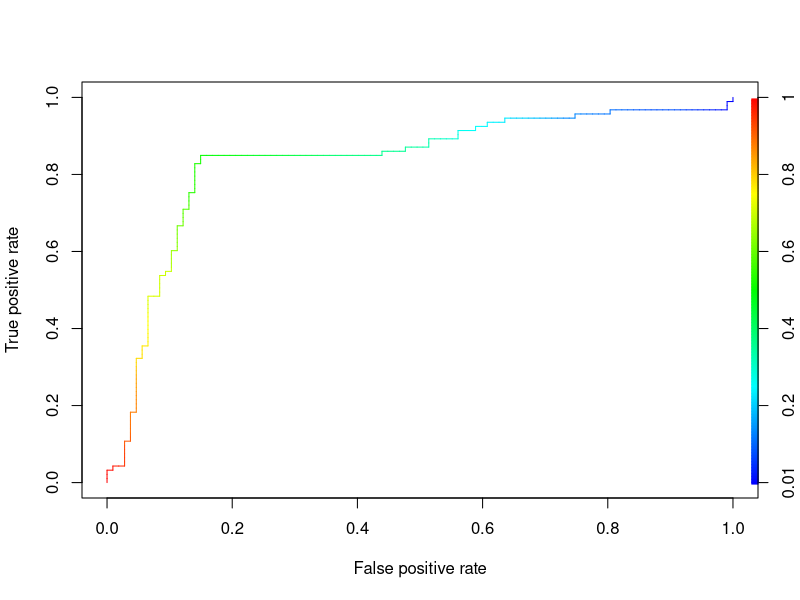
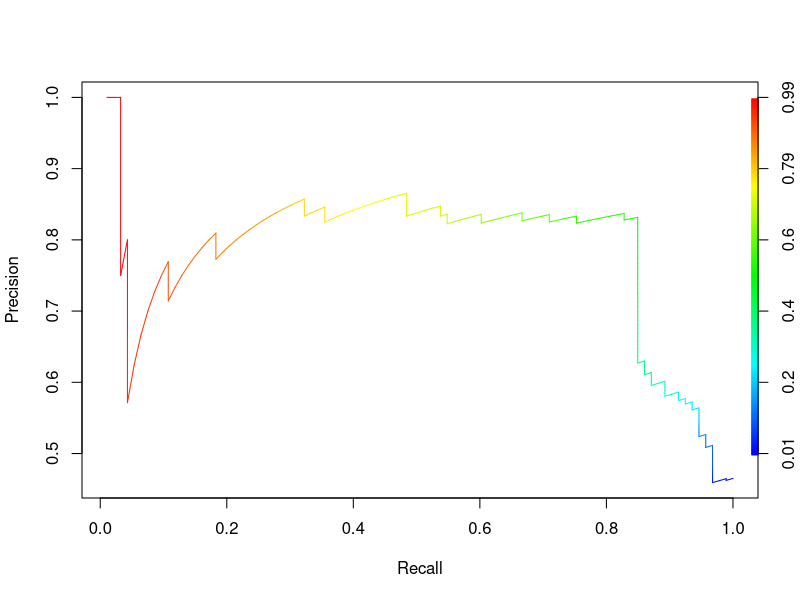

Write R code to recreate these figures, in order.
library(xtable)
library(data.table)
library(ROCR)

Fbeta <- function(p, r, B) {
  (1+B^2) * p * r  / (B^2 * p + r)
}


data(ROCR.simple)
pred <- prediction(ROCR.simple$predictions, ROCR.simple$labels)
perf <- performance(pred,"tpr","fpr")
plot(perf,colorize=TRUE)

perf <- performance(pred,"prec","rec")
plot(perf,colorize=TRUE)


prf1 = data.table(precision = c(.01,.2,.4,.6,.9), recall=c(.99,.80, .9,.62, .95) )
prf1[, F1 := round(2 * precision * recall / (precision + recall),2)]
prf1[, F05 := round(Fbeta(precision, recall, 0.5),2)]
prf1[, F2 := round(Fbeta(precision, recall, 2),2)]
prf1
xtable(prf1)

## Make fake SVM score function and class labels
svmpred = data.table(score = runif(15,-5,5))
svmpred = data.table(score = runif(12,-5,5))
svmpred[, prob := 1/(1+exp(-score))]
svmpred[, label01 := rbinom(.N, 1, prob)]
svmpred[, label := ifelse(label01==0, "-", "+")]
svmpred[, pred := ifelse(score>0,"+","-")]
svmpred = svmpred[order(score)]
svmpred
xtable(svmpred[,list(score,label,pred)])

Fbeta(6/8,1,1)
Fbeta(4/6,1,1)
